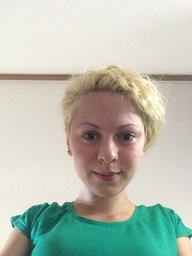
#> input picture random2/May1L.jpg, 192 x 256 px, shrunk from 360 x 480 before the run
$ python 1.py   (older library calls are emulated)
#> lines starting #> are read from the running program, lines starting #| are printed output that depends on the picture
from __future__ import print_function, division

import numpy as np
import matplotlib.pyplot as plt

from skimage.io import imread
from skimage.transform import radon, rescale
from skimage.transform import iradon, rescale

# image = imread(data_dir + "/phantom.png", as_grey=True)
# image = rescale(image, scale=0.4)
img1 = imread('May1L.jpg',as_grey=True)  #queryimage # left image
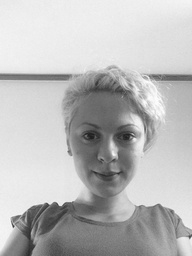
#> img1: shape (256, 192) float64; min 0.118, max 0.995, mean 0.738
img2 = imread('May1R.jpg',as_grey=True)
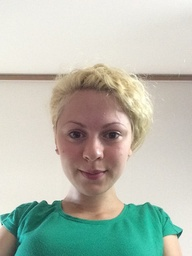
#> input picture random2/May1R.jpg, 192 x 256 px, shrunk from 360 x 480 before the run
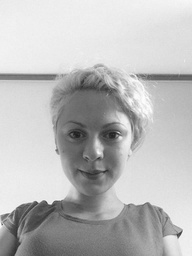
#> img2: shape (256, 192) float64; min 0.109, max 0.995, mean 0.738

# plt.figure(figsize=(8, 4.5))

plt.subplot(221),plt.title("Left"),plt.imshow(img1)
plt.subplot(222),plt.title("Right"),plt.imshow(img2)

theta = np.linspace(0., 180., max(img1.shape), endpoint=True)
#> theta = 256 values from 0 to 180

sinogramL = radon(img1, theta=theta, circle=False)
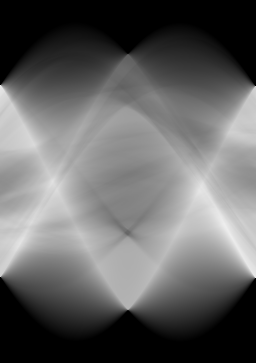
#> sinogramL: shape (363, 256) float64; min 0, max 238.1, mean 100
sinogramR = radon(img2, theta=theta, circle=False)
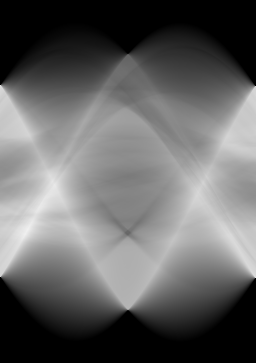
#> sinogramR: shape (363, 256) float64; min 0, max 240.2, mean 100

plt.subplot(223)
plt.title("Radon transform\n(Sinogram)")
plt.xlabel("Projection angle (deg)")
plt.ylabel("Projection position (pixels)")
plt.imshow(sinogramL)

plt.subplot(224)
plt.title("Radon transform\n(Sinogram)")
plt.xlabel("Projection angle (deg)")
plt.ylabel("Projection position (pixels)")
plt.imshow(sinogramR)

plt.show()

img3 = iradon(sinogramL)
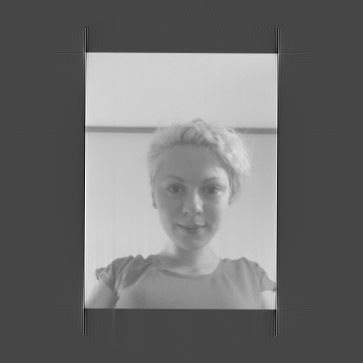
#> img3: shape (363, 363) float64; min -0.475, max 1.24, mean 0.275; drawn with min black and max white
img4 = iradon(sinogramR)
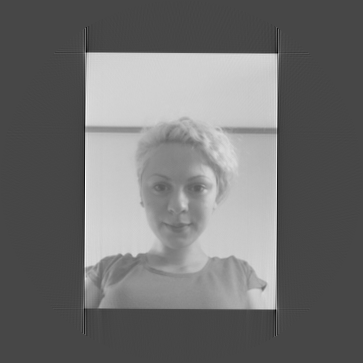
#> img4: shape (363, 363) float64; min -0.477, max 1.23, mean 0.275; drawn with min black and max white

plt.subplot(121),plt.imshow(img3)
plt.subplot(122), plt.imshow(img4)
plt.show()
